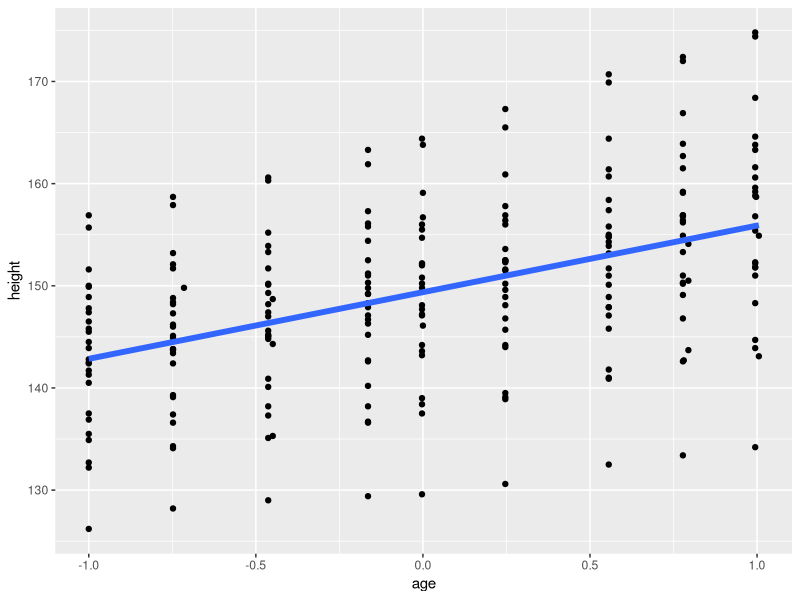
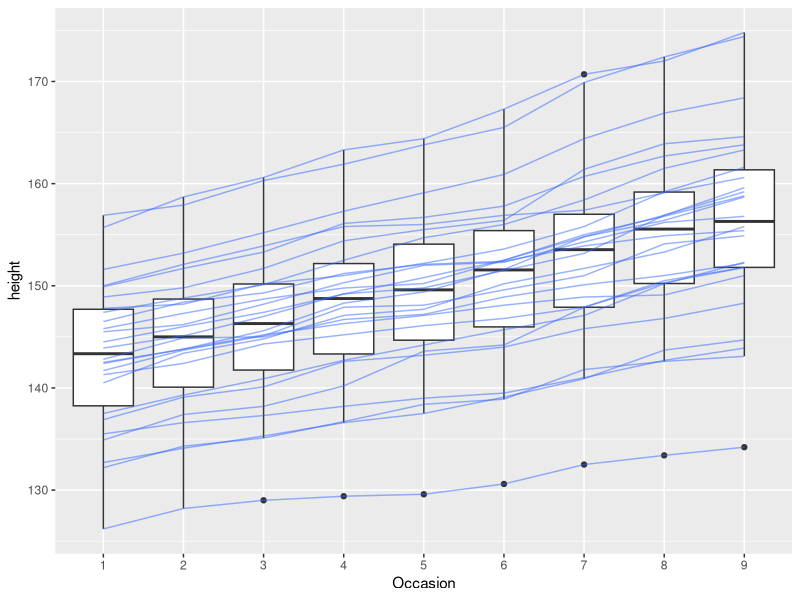
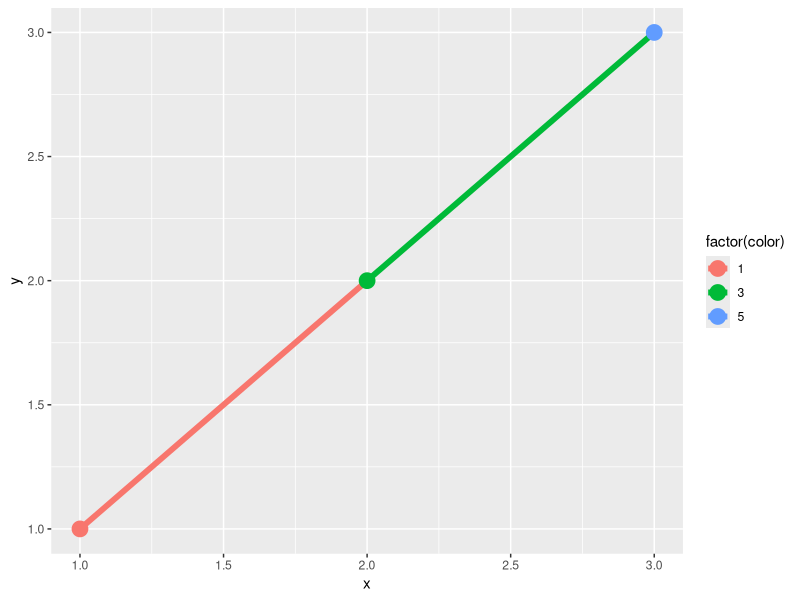
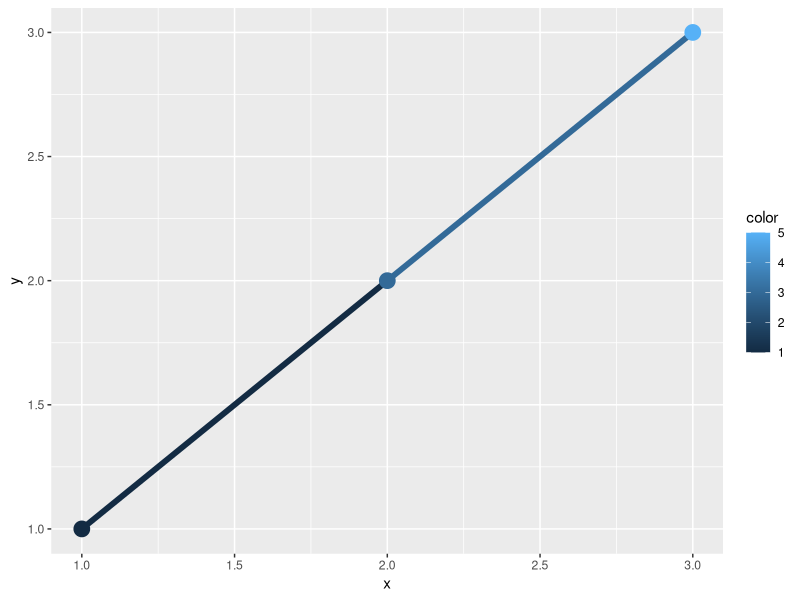

Here is the R script that generated these plots, in order:
library(tidyverse)
library(nlme)

data(Oxboys, package = "nlme")
head(Oxboys)

ggplot(Oxboys, aes(age, height)) +
  geom_point(aes(group = Subject)) +
  geom_smooth(method = "lm", linewidth = 2, se = FALSE)

ggplot(Oxboys, aes(Occasion, height)) +
  geom_boxplot() +
  geom_line(aes(group = Subject), color = "#3366FF", alpha = 0.5)

df <- data.frame(x = 1:3, y = 1:3, color = c(1, 3, 5))

ggplot(df, aes(x, y, color = factor(color))) +
  geom_line(aes(group = 1), linewidth = 2) + 
  geom_point(size = 5)

ggplot(df, aes(x, y, color = color)) +
  geom_line(aes(group = 1), linewidth = 2) +
  geom_point(size = 5)
